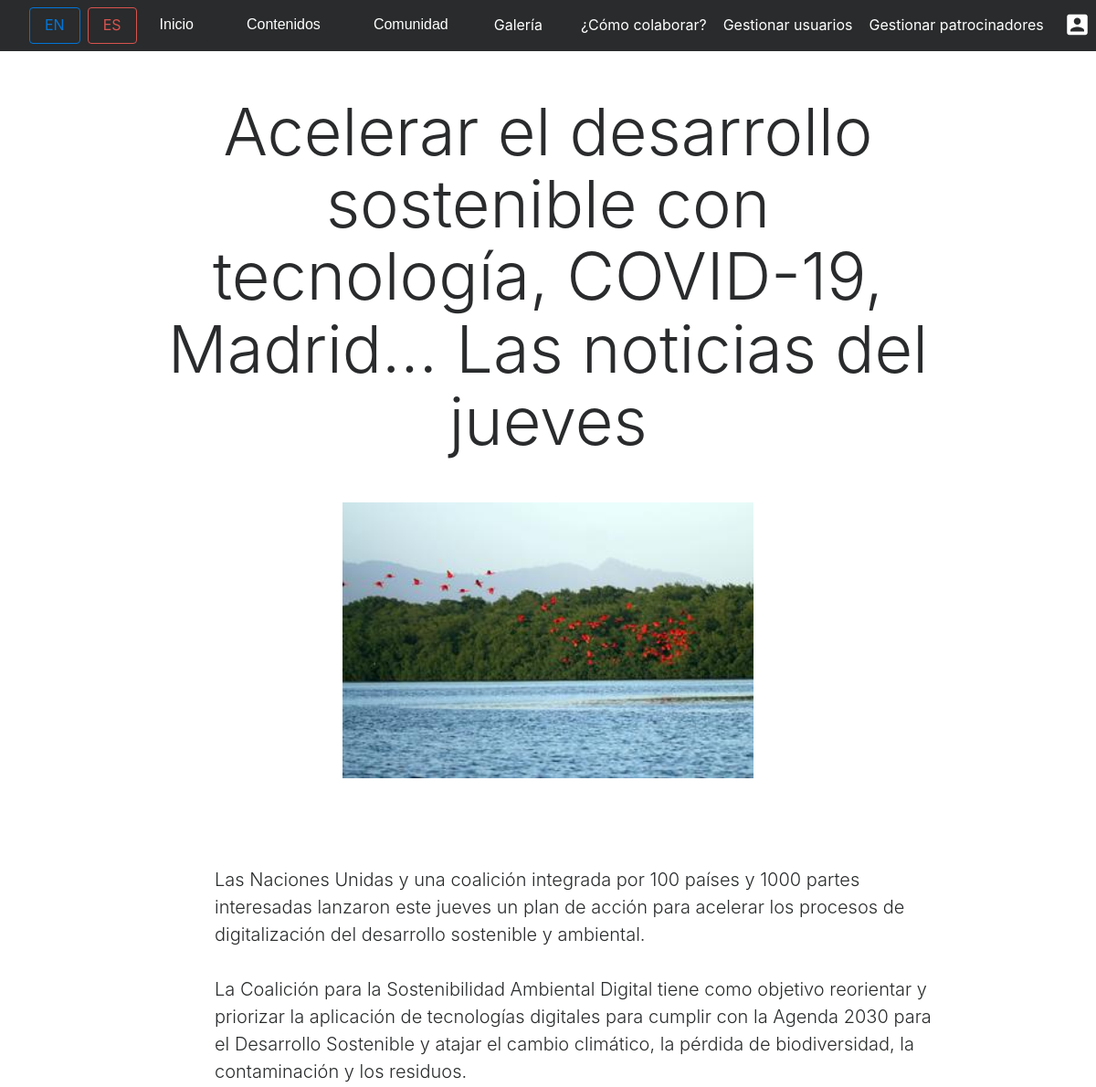
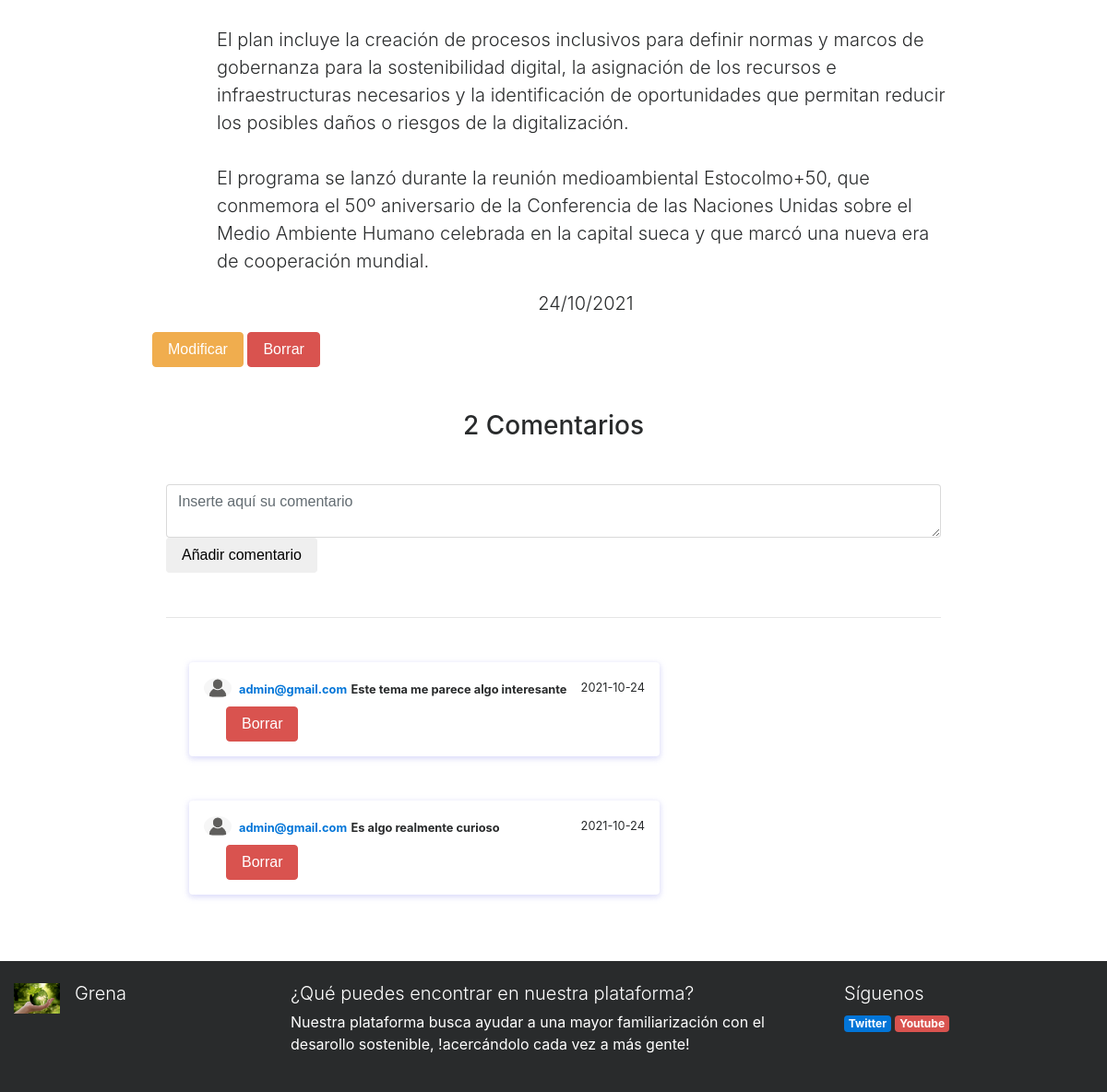
The app's page /index.php?controller=noticias&action=view&id=2 (signed in) with its own data (2 pictures, top to bottom).
### tables this page shows
CREATE TABLE IF NOT EXISTS NOTICIA(
		ID_NOTICIA INT(10) AUTO_INCREMENT,
		FECHA DATE NOT NULL,
		IMAGEN_RUTA VARCHAR(255) NOT NULL,
		TITULO VARCHAR(255) NOT NULL,
		CUERPO_NOTICIA VARCHAR(2550) NOT NULL,
		
		CONSTRAINT PK_NOTICIA PRIMARY KEY(ID_NOTICIA)

	);

CREATE TABLE IF NOT EXISTS USUARIO(
		ID_USUARIO INT(10) AUTO_INCREMENT,
		USERNAME VARCHAR(255) NOT NULL UNIQUE,
		DNI VARCHAR(255) NOT NULL UNIQUE,
		TELEFONO VARCHAR(255) NOT NULL UNIQUE, 
		EMAIL VARCHAR(255) NOT NULL UNIQUE,
		DIRECCION VARCHAR(255) NOT NULL,
		GENERO ENUM("mujer","hombre") ,
		PASSWD VARCHAR(255) NOT NULL,
		ROL ENUM("usuario","administrador") DEFAULT "usuario",
		
		CONSTRAINT PK_USUARIO PRIMARY KEY(ID_USUARIO)

	);

CREATE TABLE IF NOT EXISTS COMENTARIOS(
		ID_COMENTARIO INT(10) AUTO_INCREMENT,
		FECHA DATE NOT NULL,
		USUARIOID INT(10) NOT NULL,
		CUERPO_COMENTARIO VARCHAR(255) NOT NULL,
		NOTICIAID INT(10) NOT NULL,
		
		FOREIGN KEY(NOTICIAID) REFERENCES NOTICIA(ID_NOTICIA),
		FOREIGN KEY(USUARIOID) REFERENCES USUARIO(ID_USUARIO),
		CONSTRAINT PK_COMENTARIOS PRIMARY KEY(ID_COMENTARIO)

	);

### core/ViewManager.php (called while the page is built, shortened)
<?php
class ViewManager {
	private $variables = array();
	public function setVariable($varname, $value, $flash=false) {
		$this->variables[$varname] = $value;
	}
	public function getVariable($varname, $default=NULL) {
		if (!isset($this->variables[$varname])) {
			return $default;
		}
		return $this->variables[$varname];
	}
	public function render($controller, $viewname) {
		include(__DIR__."/../view/$controller/$viewname.php");
	}
	private static $viewmanager_singleton = NULL;
	public static function getInstance() {
		if (self::$viewmanager_singleton == null) {
			self::$viewmanager_singleton = new ViewManager();
		}
		return self::$viewmanager_singleton;
	}
}

### controller/NoticiasController.php (called while the page is built, shortened)
<?php
require_once(__DIR__."/../model/Noticia.php");
require_once(__DIR__."/../model/NoticiaMapper.php");
require_once(__DIR__."/../model/User.php");
require_once(__DIR__."/../core/ViewManager.php");
class NoticiasController extends BaseController {
	private $noticiaMapper;
	public function __construct() {
		$this->noticiaMapper = new NoticiaMapper();
	}
	public function view(){
		try{
		$noticiaid = $_GET["id"];
		$noticia = $this->noticiaMapper->findByIdWithComments($noticiaid);
		$this->view->setVariable("noticia", $noticia);
		$comentario = $this->view->getVariable("comentario");
		$this->view->setVariable("comentario", ($comentario==NULL)?new Comentario():$comentario);
		$this->view->render("noticias", "view");
	}catch(Exception $ex) {
		$this->view->popFlashF();
header("Location: index.php?controller=noticias&action=showall&pagina=0");
	}
	}
}

### index.php (called while the page is built, shortened)
<?php
function run() {
	try {
		$controller = loadController($_GET["controller"]);
		$actionName = $_GET["action"];
		$controller->$actionName();
	} catch(Exception $ex) {
		die("An exception occured!!!!!".$ex->getMessage());
	}
}
function loadController($controllerName) {
	return new $controllerClassName();
}
run();
?>

### model/Noticia.php (called while the page is built, shortened)
<?php
class Noticia {
	private $id;
	private $fecha;
	private $imagenruta;
	private $titulo;
	private $cuerponoticia;
	private $comentarios;
	public function __construct($id=NULL, $fecha=NULL, $imagenruta=NULL, $titulo=NULL, $cuerponoticia=NULL,$comentarios=NULL) {
		$this->id = $id;
		$this->fecha= $fecha;
		$this->imagenruta = $imagenruta;
		$this->titulo = $titulo;
		$this->cuerponoticia = $cuerponoticia;
		$this->comentarios = $comentarios;
	}
	public function getId() {
		return $this->id;
	}
	public function getFecha() {
		return $this->fecha;
	}
	public function getImagenruta() {
		return $this->imagenruta;
	}
	public function getTitulo() {
		return $this->titulo;
	}
	public function getCuerponoticia() {
		return $this->cuerponoticia;
	}
	public function getComentarios() {
		return $this->comentarios;
	}
	public function setComentarios($comentarios) {
		$this->comentarios = $comentarios;
	}
}

### model/NoticiaMapper.php (called while the page is built, shortened)
<?php
require_once(__DIR__."/../core/PDOConnection.php");
require_once(__DIR__."/../model/User.php");
require_once(__DIR__."/../model/Noticia.php");
require_once(__DIR__."/../model/Comentario.php");
class NoticiaMapper {
	private $db;
	public function __construct() {
		$this->db = PDOConnection::getInstance();
	}
	public function findByIdWithComments($noticiaid){
		$stmt = $this->db->prepare("SELECT
			N.ID_NOTICIA as 'NOTICIA.ID_NOTICIA',
			N.TITULO as 'NOTICIA.TITULO',
			N.CUERPO_NOTICIA as 'NOTICIA.CUERPO_NOTICIA',
			N.IMAGEN_RUTA as 'NOTICIA.IMAGEN_RUTA',
			N.FECHA as 'NOTICIA.FECHA',
			C.ID_COMENTARIO as 'COMENTARIOS.ID_COMENTARIO',
			C.USUARIOID as 'COMENTARIOS.USUARIOID',
			C.NOTICIAID as 'COMENTARIOS.NOTICIAID',
			C.CUERPO_COMENTARIO as 'COMENTARIOS.CUERPO_COMENTARIO',
			C.FECHA as 'COMENTARIOS.FECHA',
			U.ID_USUARIO as 'USUARIO.ID_USUARIO',
			U.USERNAME as 'USUARIO.USERNAME',
			U.DNI as 'USUARIO.DNI',
			U.TELEFONO as 'USUARIO.TELEFONO',
			U.EMAIL as 'USUARIO.EMAIL',
			U.DIRECCION as 'USUARIO.DIRECCION',
			U.GENERO as 'USUARIO.GENERO',
			U.PASSWD as 'USUARIO.PASSWD',
			U.ROL as 'USUARIO.ROL'
			FROM NOTICIA N LEFT OUTER JOIN COMENTARIOS C
			ON N.ID_NOTICIA = C.NOTICIAID
			LEFT OUTER JOIN USUARIO U
			ON C.USUARIOID = U.ID_USUARIO
			WHERE
			N.ID_NOTICIA =? ");
			$stmt->execute(array($noticiaid));
			$noticia_wt_comentarios= $stmt->fetchAll(PDO::FETCH_ASSOC);
			if(sizeof($noticia_wt_comentarios) > 0) {
				$noticia = new Noticia($noticia_wt_comentarios[0]["NOTICIA.ID_NOTICIA"],
				$noticia_wt_comentarios[0]["NOTICIA.FECHA"],
				$noticia_wt_comentarios[0]["NOTICIA.IMAGEN_RUTA"],
				$noticia_wt_comentarios[0]["NOTICIA.TITULO"],
				$noticia_wt_comentarios[0]["NOTICIA.CUERPO_NOTICIA"]);
				$usuario = new User($noticia_wt_comentarios[0]["USUARIO.ID_USUARIO"],
				$noticia_wt_comentarios[0]["USUARIO.EMAIL"],
				$noticia_wt_comentarios[0]["USUARIO.PASSWD"],
				$noticia_wt_comentarios[0]["USUARIO.USERNAME"],
				$noticia_wt_comentarios[0]["USUARIO.DNI"],
				$noticia_wt_comentarios[0]["USUARIO.TELEFONO"],
				$noticia_wt_comentarios[0]["USUARIO.DIRECCION"],
				$noticia_wt_comentarios[0]["USUARIO.GENERO"],
				$noticia_wt_comentarios[0]["USUARIO.ROL"]);
				$comentarios_array = array();
				if ($noticia_wt_comentarios[0]["COMENTARIOS.ID_COMENTARIO"]!=null) {
					foreach ($noticia_wt_comentarios as $comentario){
						$comentario = new Comentario( $comentario["COMENTARIOS.ID_COMENTARIO"],
						$comentario["COMENTARIOS.FECHA"],
						$usuario,
						$comentario["COMENTARIOS.CUERPO_COMENTARIO"],
						$noticia);
						array_push($comentarios_array, $comentario);
					}
				}
				$noticia->setComentarios($comentarios_array);
				return $noticia;
			}else {
				return NULL;
			}
		}
	}

### core/PDOConnection.php (called while the page is built)
<?php
class PDOConnection {
	private static $dbhost = "127.0.0.1";
	private static $dbname = "GRENA";
	private static $dbuser = "grena";
	private static $dbpass = "grena21";
	private static $db_singleton = null;
	public static function getInstance() {
		if (self::$db_singleton == null) {
			self::$db_singleton = new PDO(
			"mysql:host=".self::$dbhost.";dbname=".self::$dbname.";charset=utf8",
			self::$dbuser,
			self::$dbpass,
			array(
				PDO::ATTR_EMULATE_PREPARES => false,
				PDO::ATTR_ERRMODE => PDO::ERRMODE_EXCEPTION
			)
		);
	}
	return self::$db_singleton;
}
}
?>

### core/I18n.php (called while the page is built, shortened)
<?php
class I18n {
	private $messages;
	public function i18n($key) {
		if (isset($this->messages[$key])){
			return $this->messages[$key];
		}else{
			return $key;
		}
	}
	private static $i18n_singleton = null;
	public static function getInstance() {
		if (self::$i18n_singleton == NULL) {
			self::$i18n_singleton = new I18n();
		}
		return self::$i18n_singleton;
	}
}
function i18n($key) {
	return I18n::getInstance()->i18n($key);
}

### model/Comentario.php (called while the page is built, shortened)
<?php
class Comentario {
	private $id;
	private $fecha;
	private $user;
	private $cuerpo;
	public function __construct($id=NULL,$fecha=NULL, User $user=NULL, $cuerpo=NULL, Noticia $noticia=NULL) {
		$this->id = $id;
		$this->fecha = $fecha;
		$this->user = $user;
        $this->cuerpo = $cuerpo;
	}
	public function getId(){
		return $this->id;
	}
	public function getFecha() {
		return $this->fecha;
	}
    public function getCuerpo() {
		return $this->cuerpo;
	}
	public function getUser() {
		return $this->user;
	}
}

### model/User.php (called while the page is built, shortened)
<?php
class User {
	private $username;
	public function __construct($id=NULL,$username=NULL, $dni=NULL,$telefono=NULL,$email=NULL,$direccion=NULL,$genero=NULL,$passwd=NULL,$rol=NULL) {
		$this->username = $username;
	}
	public function getUsername() {
		return $this->username;
	}
}

### view/noticias/view.php (the view, shortened to what this page needs)
<?php
require_once(__DIR__."/../../core/ViewManager.php");
$view = ViewManager::getInstance();
$noticia = $view->getVariable("noticia");
$fecha=date_parse($noticia->getFecha());
$fechanoticia=$fecha["day"]."/".$fecha["month"]."/".$fecha["year"];
$numcomentarios=intval(count($noticia->getComentarios()));
$x=0;
?>
<div class="container my-5 w-75 ">
<h1 class="display-3 titulovideos"><?= $noticia->getTitulo() ?></h1> </a>
<div class="row d-flex  align-items-center  ">
<img class=" img-fluid mx-auto w-50 h-50 mb-5 "   src="images/<?= $noticia->getImagenruta() ?>" alt="Generic placeholder image">
          <div class="col-md-12  align-items-center mt-5">
          <p class="lead textovideos"><?= nl2br($noticia->getCuerponoticia())?></p>
          <p class="lead textovideos  text-center"><?= $fechanoticia ?></p>
          <?php if( isset($_SESSION['rol']) && $_SESSION['rol']== "administrador"){ ?>
            <button type="button" class="btn btn-warning" onclick="window.location.href='index.php?controller=noticias&amp;action=edit&amp;id=<?=$noticia->getId() ;?>'"><?= i18n("Modificar")?></button>
        <button type="button" class="btn text-center btn-danger " data-toggle="modal" data-target="#modalDeleteNoticia<?=$noticia->getId() ;?>"><?= i18n("Borrar")?></button>
        <?php
          }
        if(isset($_SESSION['currentuser'])){?>
        <div class="container mt-5">
    	<h3 class=" text-center"><?php echo $numcomentarios; if($numcomentarios!=1){ ?> <?= i18n("Comentarios")?> <?php } else{
                ?> <?= i18n("Comentario")?> <?php } ?></h3>
                                <form id="contact-form" class=" align-items-center" role="form" action="index.php?controller=comentarios&amp;action=add&id=<?=$noticia->getId()?>" method="POST">
                                <textarea class="form-control mt-5" id="cuerpocoment" name="cuerpocoment" placeholder="Inserte aquí su comentario" ></textarea>
                                <button type="submit" value="submit" class="btn btn-normal pull-right  text-center"><?= i18n("Añadir comentario")?></button>
                                <form>
                                <hr class="mt-5 ">
            <div class="col-sm-8">
                <?php if(isset($noticia->getComentarios()[0])){ while(isset($noticia->getComentarios()[$x])){ ?>
    <div class="card p-3 mt-5">
                        <div class="d-flex justify-content-between align-items-center">
                      <div class="user d-flex flex-row align-items-center">
                        <img src="images/fotoperfilanonimo.png" width="30" class="user-img rounded-circle mr-2">
                        <span><small class="font-weight-bold text-primary"><?=$noticia->getComentarios()[$x]->getUser()->getUsername()?></small> <small class="font-weight-bold"><?=$noticia->getComentarios()[$x]->getCuerpo()?></small></span>
                      </div>
                      <small><?=$noticia->getComentarios()[$x]->getFecha()?></small>
                      </div>
                      <div class="action d-flex justify-content-between mt-2 align-items-center">
                        <div class="reply px-4">
                        <?php if( isset($_SESSION['rol']) && ($_SESSION['rol']== "administrador" || $_SESSION['currentuser']== $noticia->getComentarios()[$x]->getUser()->getEmail() )){ ?>
        <button type="button" class="btn float-r btn-danger " data-toggle="modal" data-target="#modalDeleteComentario<?=$noticia->getComentarios()[$x]->getId() ;?>"><?= i18n("Borrar")?></button>
<?php } ?>
                        </div>
                      </div>
                    </div>
                    <?php $x = $x+1;}} ?>
<?php } ?>
        </div>

### css/style.css (style rules this page uses)
.card { margin-left: 10px; margin-right: 10px }

### records on screen
noticia: TITULO "Acelerar el desarrollo sostenible con tecnología, COVID-19, Madrid… Las noticias del jueves", IMAGEN_RUTA (picture), CUERPO_NOTICIA "Las Naciones Unidas y una coalición integrada por 100 países y 1000 partes interesadas lanzaron este jueves un plan de acción para acelerar los procesos de digitalización del desarrollo sostenible y ambiental. La Coalición para la Sostenibilidad Ambiental Digital tiene como objetivo reorientar y priorizar la aplicación de tecnologías digitales para cumplir con la Agenda 2030 para el Desarrollo Sostenible y atajar el cambio climático, la pérdida de biodiversidad, la contaminación y los residuos. El plan incluye la creación de procesos inclusivos para definir normas y marcos de gobernanza para la sostenibilidad digital, la asignación de los recursos e infraestructuras necesarios y la…", FECHA "24/10/2021"
usuario: EMAIL "admin@gmail.com"
comentarios: CUERPO_COMENTARIO "Este tema me parece algo interesante", FECHA "2021-10-24"
comentarios: CUERPO_COMENTARIO "Es algo realmente curioso", FECHA "2021-10-24"

### other values on screen
i18n("Inicio") "Inicio"
i18n("Contenidos") "Contenidos"
i18n("Comunidad") "Comunidad"
i18n("Galería") "Galería"
i18n("¿Cómo colaborar?") "¿Cómo colaborar?"
i18n("Gestionar usuarios") "Gestionar usuarios"
i18n("Gestionar patrocinadores") "Gestionar patrocinadores"
i18n("Modificar") "Modificar"
i18n("Borrar") "Borrar"
$numcomentarios "2"
i18n("Comentarios") "Comentarios"
i18n("Añadir comentario") "Añadir comentario"
i18n("¿Qué puedes encontrar en nuestra plataforma?") "¿Qué puedes encontrar en nuestra plataforma?"
